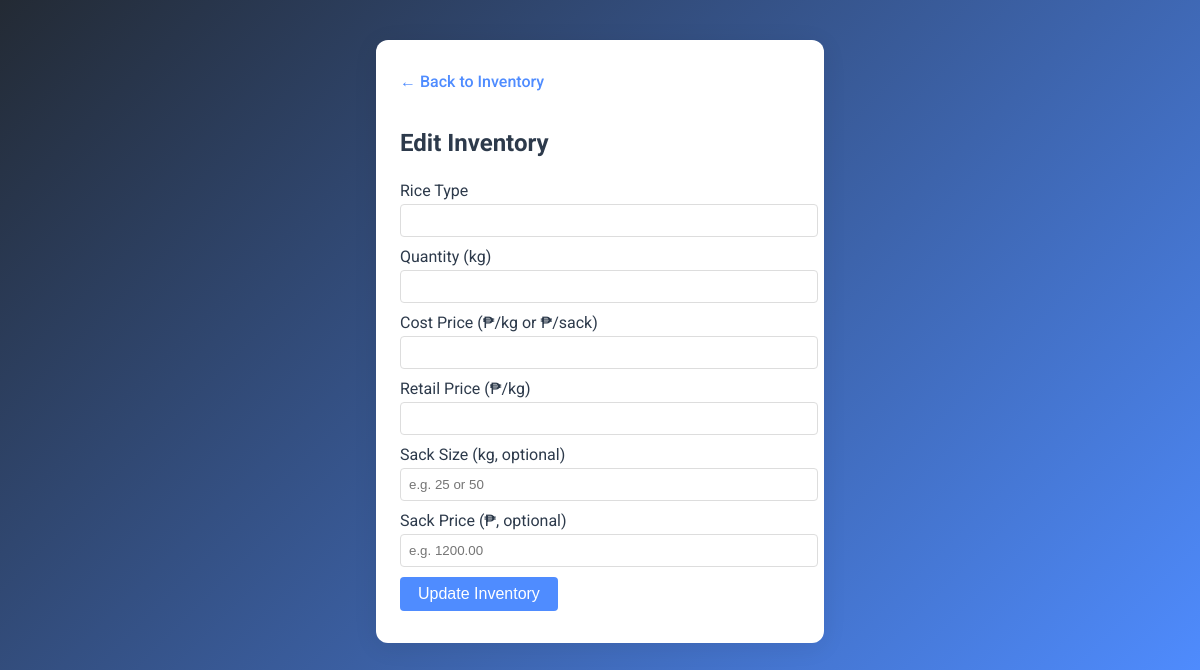
The page /inventory/edit/10 on the database as committed earlier.
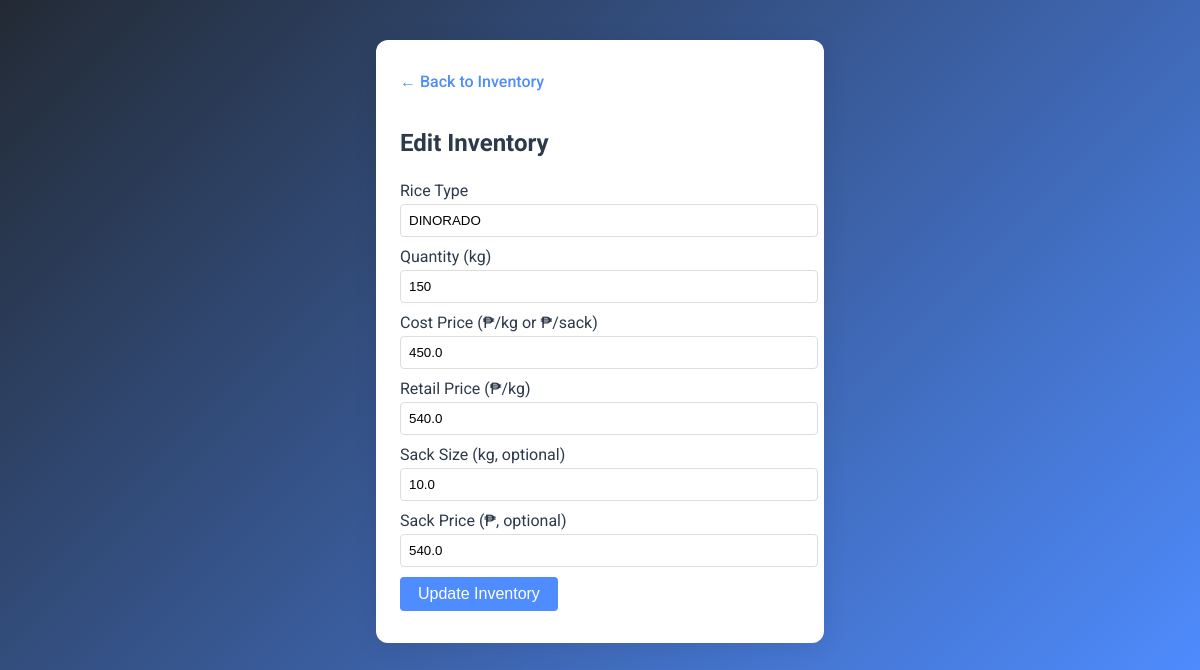
The same page on the database as committed later.
### tables this page shows
CREATE TABLE inventory (
            id INTEGER PRIMARY KEY AUTOINCREMENT,
            product_name TEXT NOT NULL,
            supplier_id INTEGER,
            quantity INTEGER,
            cost_price REAL,
            retail_price REAL,
            sack_size REAL,
            sack_price REAL,
            FOREIGN KEY (supplier_id) REFERENCES suppliers(id)
        );

### app.py (the view, shortened to what this page needs)
@app.route('/inventory/edit/<int:item_id>', methods=['GET', 'POST'])
def edit_inventory(item_id):
    item = query_db('SELECT * FROM inventory WHERE id = ?', (item_id,), one=True)
    return render_template('edit_inventory.html', item=item)

### database/db.py (called while the page is built)
def get_db():
    db = getattr(g, '_database', None)
    if db is None:
        db = g._database = sqlite3.connect(DATABASE)
        db.row_factory = sqlite3.Row
    return db

def query_db(query, args=(), one=False):
    cur = get_db().execute(query, args)
    rv = cur.fetchall()
    cur.close()
    return (rv[0] if rv else None) if one else rv

### templates/edit_inventory.html (shortened to what this page needs)
<!DOCTYPE html>
<html lang="en">
<head>
</head>
<body>
    <div class="container">
        <a href="/inventory" class="back-link">&larr; Back to Inventory</a>
        <h2>Edit Inventory</h2>
        <form action="/inventory/edit/{{ item['id'] }}" method="post">
        <div class="form-row">
            <label for="product_name">Rice Type</label>
            <input type="text" id="product_name" name="product_name" value="{{ item['product_name'] }}" required>
        </div>
        <div class="form-row">
            <label for="quantity">Quantity (kg)</label>
            <input type="number" id="quantity" name="quantity" value="{{ item['quantity'] }}" min="1" required>
        </div>
        <div class="form-row">
            <label for="cost_price">Cost Price (₱/kg or ₱/sack)</label>
            <input type="number" id="cost_price" name="cost_price" value="{{ item['cost_price'] }}" min="0" step="0.01" required>
        </div>
        <div class="form-row">
            <label for="retail_price">Retail Price (₱/kg)</label>
            <input type="number" id="retail_price" name="retail_price" value="{{ item['retail_price'] }}" min="0" step="0.01" required>
        </div>
        <div class="form-row">
            <label for="sack_size">Sack Size (kg, optional)</label>
            <input type="number" id="sack_size" name="sack_size" value="{{ item['sack_size'] if item['sack_size'] else '' }}" min="1" step="0.01" placeholder="e.g. 25 or 50">
        </div>
        <div class="form-row">
            <label for="sack_price">Sack Price (₱, optional)</label>
            <input type="number" id="sack_price" name="sack_price" value="{{ item['sack_price'] if item['sack_price'] else '' }}" min="0" step="0.01" placeholder="e.g. 1200.00">
        </div>
        <button type="submit" class="btn">Update Inventory</button>
        </form>
    </div>
</body>
</html>

Rows that differ between the two databases and show on the page:
added inventory: product_name "DINORADO", quantity "150", cost_price "450.0", retail_price "540.0", sack_size "10.0", sack_price "540.0"
